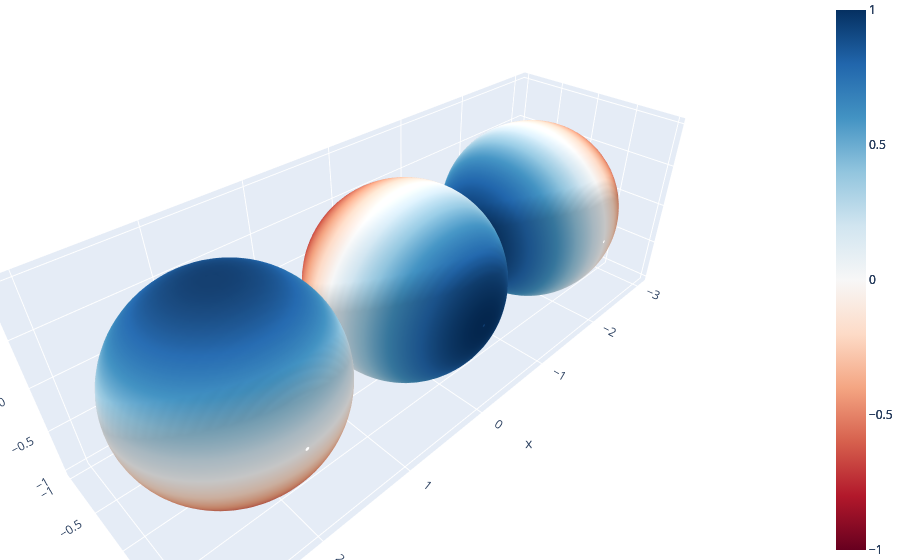

Notebook code for this chart:
### Code cell
# Plot x, y, z componenets separately
plot(r, radial_abs=False)

### Figure 1 — Plotly figure (JSON) as saved in the notebook; plotly's stock layout.template omitted (floating-point values rounded to 4 significant figures; data arrays with more than 128 entries replaced by an {"elided": "..."} marker saying what was removed)
{"data": [{"cmax": 1, "cmin": -1, "colorscale": [[0, "rgb(103,0,31)"], [0.1, "rgb(178,24,43)"], [0.2, "rgb(214,96,77)"], [0.3, "rgb(244,165,130)"], [0.4, "rgb(253,219,199)"], [0.5, "rgb(247,247,247)"], [0.6, "rgb(209,229,240)"], [0.7, "rgb(146,197,222)"], [0.8, "rgb(67,147,195)"], [0.9, "rgb(33,102,172)"], [1, "rgb(5,48,97)"]], "surfacecolor": {"elided": "80x40 float values"}, "type": "surface", "x": {"elided": "80x40 float values"}, "y": {"elided": "80x40 float values"}, "z": {"elided": "80x40 float values"}}, {"cmax": 1, "cmin": -1, "colorscale": [[0, "rgb(103,0,31)"], [0.1, "rgb(178,24,43)"], [0.2, "rgb(214,96,77)"], [0.3, "rgb(244,165,130)"], [0.4, "rgb(253,219,199)"], [0.5, "rgb(247,247,247)"], [0.6, "rgb(209,229,240)"], [0.7, "rgb(146,197,222)"], [0.8, "rgb(67,147,195)"], [0.9, "rgb(33,102,172)"], [1, "rgb(5,48,97)"]], "surfacecolor": {"elided": "80x40 float values"}, "type": "surface", "x": {"elided": "80x40 float values"}, "y": {"elided": "80x40 float values"}, "z": {"elided": "80x40 float values"}}, {"cmax": 1, "cmin": -1, "colorscale": [[0, "rgb(103,0,31)"], [0.1, "rgb(178,24,43)"], [0.2, "rgb(214,96,77)"], [0.3, "rgb(244,165,130)"], [0.4, "rgb(253,219,199)"], [0.5, "rgb(247,247,247)"], [0.6, "rgb(209,229,240)"], [0.7, "rgb(146,197,222)"], [0.8, "rgb(67,147,195)"], [0.9, "rgb(33,102,172)"], [1, "rgb(5,48,97)"]], "surfacecolor": {"elided": "80x40 float values"}, "type": "surface", "x": {"elided": "80x40 float values"}, "y": {"elided": "80x40 float values"}, "z": {"elided": "80x40 float values"}}], "layout": {"margin": {"b": 0, "l": 0, "r": 0, "t": 0}, "scene": {"aspectmode": "data"}}}
